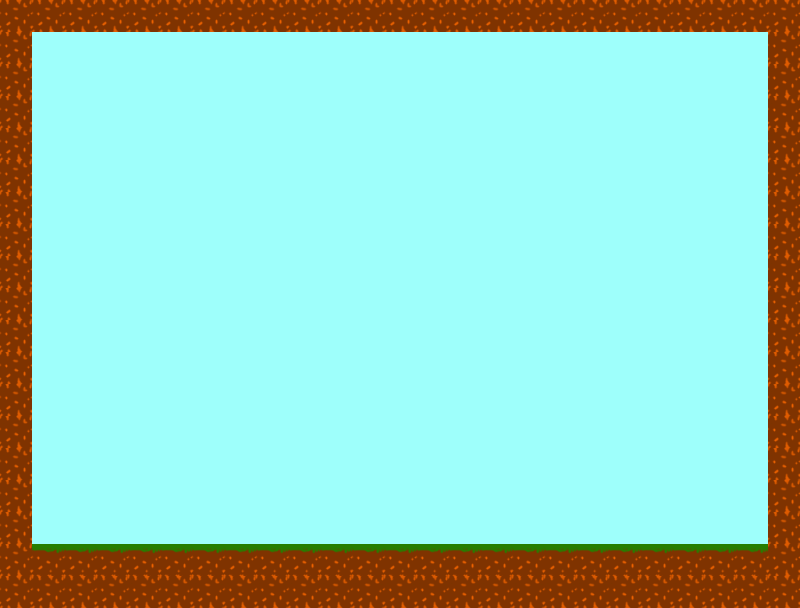

Below is a game level as drawn by its tile map, then a one-line description and the .tmx that defines it (tile-layer data replaced by summaries):
An orthogonal 25x19 tile map with 32x32 px tiles, 8 tile layers (Collision_TL, Background_TL, Terrain_TL, Sprite_TL, ...), 2 tilesets and 1 object (InZone).

<map version="1.0" orientation="orthogonal" renderorder="right-down" width="25" height="19" tilewidth="32" tileheight="32" nextobjectid="5">
 <tileset firstgid="1" name="collision_set" tilewidth="32" tileheight="32" tilecount="50" columns="5">
  <image source="img/collision_set.png" width="160" height="320" />
 </tileset>
 <tileset firstgid="51" name="Set_01" tilewidth="32" tileheight="32" tilecount="25" columns="5">
  <image source="img/Set_01.png" width="160" height="160" />
 </tileset>
 <layer name="Collision_TL" width="25" height="19">
  <data>[475 cells, 107 non-empty, 4 distinct tile ids]</data>
 </layer>
 <layer name="Background_TL" width="25" height="19">
  <data>[475 cells, 475 non-empty, 1 distinct tile ids]</data>
 </layer>
 <layer name="Terrain_TL" width="25" height="19">
  <data>[475 cells, 107 non-empty, 2 distinct tile ids]</data>
 </layer>
 <layer name="Sprite_TL" width="25" height="19">
  <data>[475 cells, 0 non-empty, 0 distinct tile ids]</data>
 </layer>
 <layer name="SpriteHUD_TL" width="25" height="19">
  <data>[475 cells, 0 non-empty, 0 distinct tile ids]</data>
 </layer>
 <layer name="Upper_TL" width="25" height="19">
  <data>[475 cells, 0 non-empty, 0 distinct tile ids]</data>
 </layer>
 <layer name="GameHud_TL" width="25" height="19">
  <data>[475 cells, 0 non-empty, 0 distinct tile ids]</data>
 </layer>
 <layer name="Menu_TL" width="25" height="19">
  <data>[475 cells, 0 non-empty, 0 distinct tile ids]</data>
 </layer>
 <objectgroup name="IOZone_OL">
  <object id="2" name="InZone" type="InZone" x="257" y="479" width="34" height="30">
   <properties>
    <property name="StartPoint" value="InZone_01" />
   </properties>
  </object>
 </objectgroup>
 <objectgroup name="Sprite_OL" />
</map>
